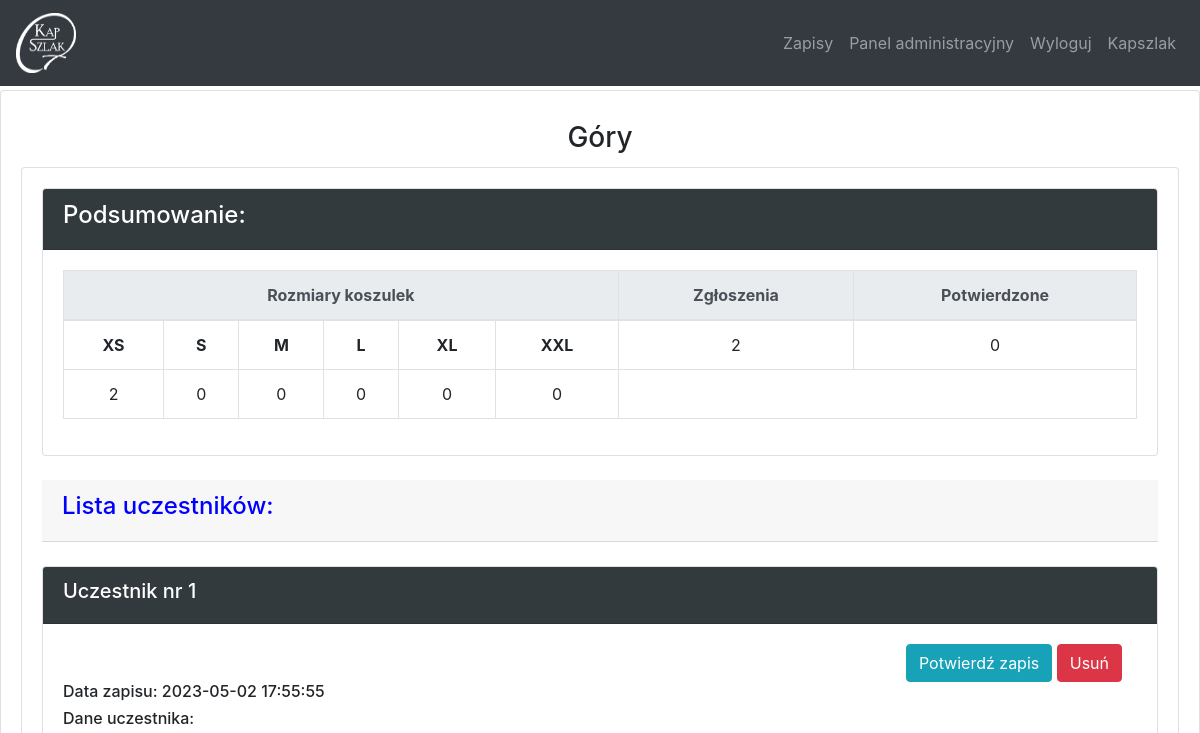
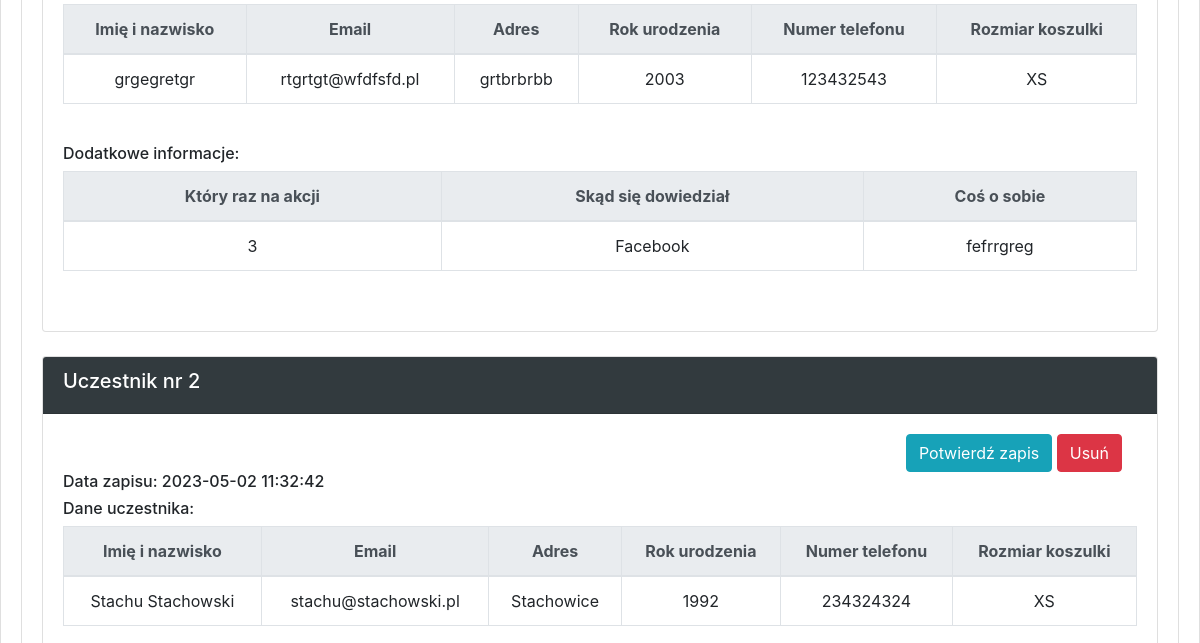
Page /dashboard/eventview?event_id=1 (signed in, upper part) on the earlier database version (2 pictures, top to bottom).
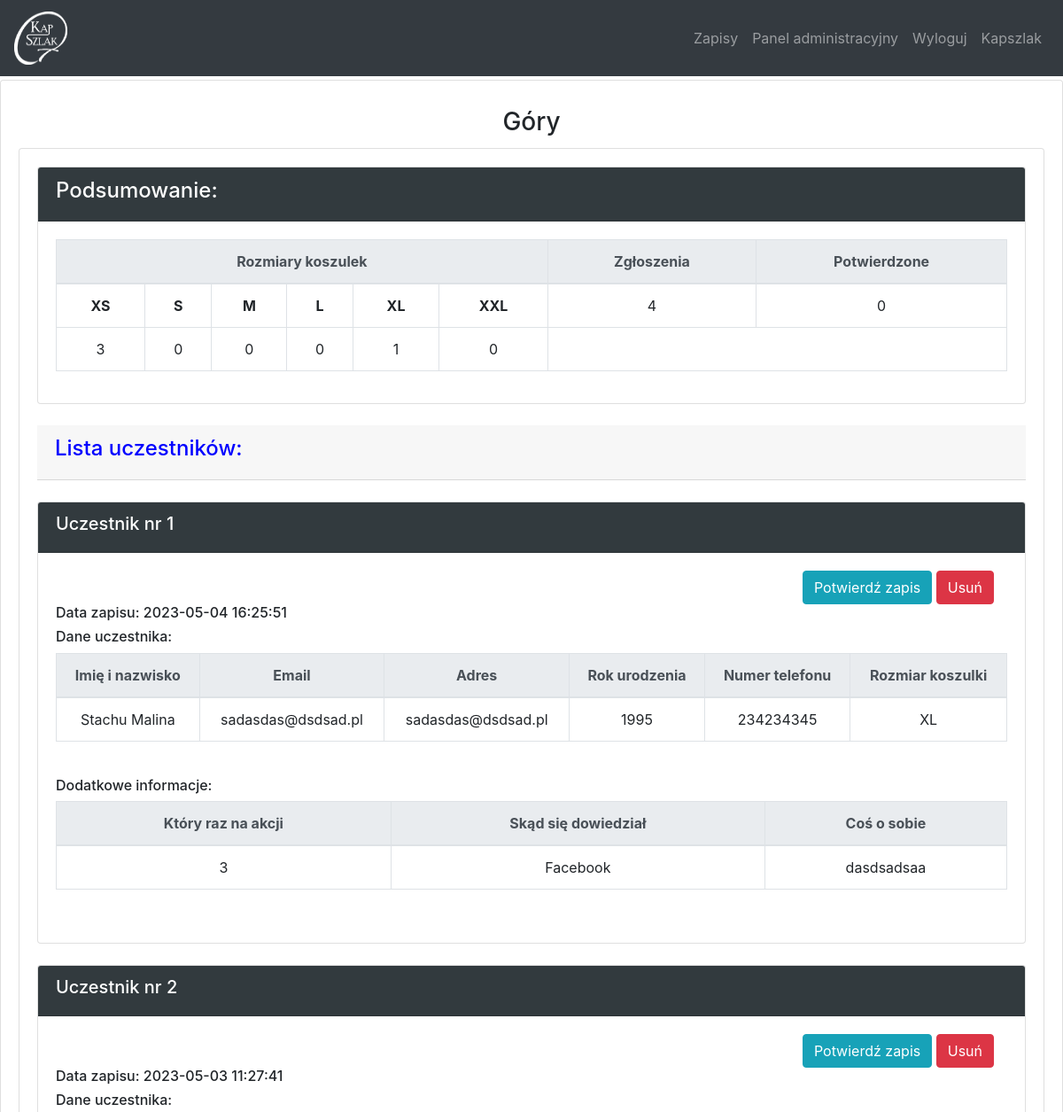
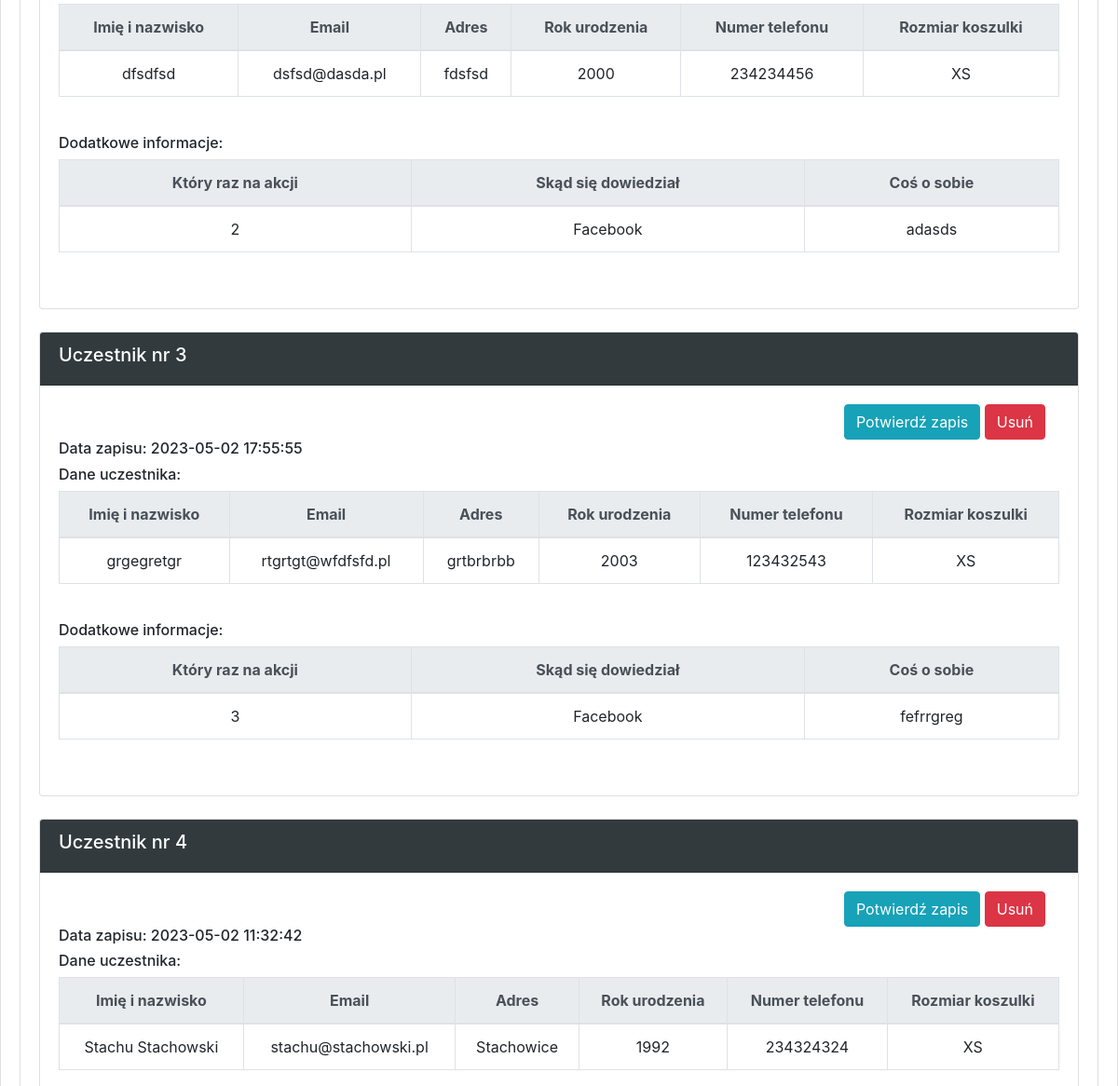
Same page on the later database version (2 pictures, top to bottom).
### website/models.py (models this page shows)
class Signup(db.Model):
    id = db.Column(db.Integer, primary_key=True)
    event_id = db.Column(db.Integer, db.ForeignKey('events.id'))
    date  = db.Column(db.DateTime)
    person = db.relationship('Person', backref='signup')
    basic = db.relationship('Basic', backref='signup')
    winter = db.relationship('Winter', backref='signup')
    turnament = db.relationship('Turnament', backref='signup')
    older = db.relationship('Older', backref='signup')

class Person(db.Model):
    id = db.Column(db.Integer, primary_key=True)
    signup_id = db.Column(db.Integer, db.ForeignKey('signup.id'))
    is_verified = db.Column(db.Boolean, default=False)
    is_contact = db.Column(db.Boolean, default=True)
    name = db.Column(db.String(300))
    email = db.Column(db.String(300))
    adress = db.Column(db.String(300))
    year = db.Column(db.Integer)
    telNum = db.Column(db.Integer)
    selectSize = db.Column(db.String(10))
    weight = db.Column(db.Integer)
    height = db.Column(db.Integer)

class Basic(db.Model):
    id = db.Column(db.Integer, primary_key=True)
    signup_id = db.Column(db.Integer, db.ForeignKey('signup.id'))
    howMany = db.Column(db.Integer)
    whereKnew = db.Column(db.String(300))
    intro = db.Column(db.String(500))

### website/views.py (the view, shortened to what this page needs)
@views.route('/dashboard/eventview', methods=['GET', 'POST'])
@login_required
def event_view():
    event_id = request.args.get('event_id', None)
    if event_id.isnumeric():
        event = Events.query.get(int(event_id))
        if event:
            sn_lst = event.signup
            sn_lst = sorted(sn_lst, key=lambda signup: signup.id, reverse=True)
            dic = get_sumup(event, sn_lst)
            if event.temp_id != 3:
                return render_template('event_view.html', event=event, sn_lst=sn_lst, user=current_user, dic=dic)
        else:
            raise TypeError
    else:
        abort(400)

### website/templates/event_view.html (shortened to what this page needs)
{% extends "base.html" %}
{% block content %}
<div class="card">
		    <div class="card-body">
		    	<h3 class="card-title" align="center">{{ event.name }}</h3>
		    	<div class="card">
		    		<div class="card-body">
		    		{% if event.temp_id == 1 %}
			    		{% include 'signup_view/ev1.html' %}
			    	{% elif event.temp_id == 2 %}
			    		{% include 'signup_view/ev2.html' %}
			    	{% elif event.temp_id == 3 %}
			    		{% include 'signup_view/ev3.html' %}
			    	{% elif event.temp_id == 4 %}
			    		{% include 'signup_view/ev4.html' %}
			    	{% elif event.temp_id == 5 %}
			    		{% include 'signup_view/ev5.html' %}
			    	{% elif event.temp_id == 6 %}
			    		{% include 'signup_view/ev6.html' %}
			    	{% endif %}
		    		</div>
		</div>
	</div>
</div>
{% endblock %}

### website/templates/signup_view/ev1.html (shortened to what the changed rows need)
<div class="card">
<div class="card-body">
<table class="table table-bordered">
                          <thead class="thead-light" align="center">
                            <tr>
                            <th colspan="6">Rozmiary koszulek</th>
                              <th scope="col">Zgłoszenia</th>
                              <th scope="col">Potwierdzone</th>
                            </tr>
                          </thead>
                          <tbody align="center">
                            <tr>
                                <td><b>XS</b></td>
                              <td><b>S</b></td>
                              <td><b>M</b></td>
                              <td><b>L</b></td>
                              <td><b>XL</b></td>
                              <td><b>XXL</b></td>
                              <td>{{ dic['num_signup'] }}</td>
                              <td>{{ dic['num_active'] }}</td>
                            </tr>
                            <tr>
                              <td>{{ dic['xs'] }}</td>
                              <td>{{ dic['s'] }}</td>
                              <td>{{ dic['m'] }}</td>
                              <td>{{ dic['l'] }}</td>
                              <td>{{ dic['xl'] }}</td>
                              <td>{{ dic['xxl'] }}</td>
                            </tr>
                    </tbody>
                        </table>
                      </div>
</div>
<br>
<br>
{% for signup in sn_lst %}
<div class="card">
    <div class="card-header" style="background-color: #323a3e">
<h5><font color="white">Uczestnik nr {{ loop.index }}</font></h5>
</div>
    {% for item in signup.person %}
    <div class="card-body">
      <div class="col-md-12 text-right">
        {% if not item.is_verified %}
        <a href="/signup-verified?event_id={{ event.id }}&person_id={{ item.id }}"><button type="button" class="btn btn-info">Potwierdź zapis</button></a>
        {% else %}
        <button type="button" class="btn btn-success" disabled>Zgłoszenie potwierdzone</button>
        {% endif %}
        {% if event.is_active %}
        <a href="/delete?event_id={{ event.id }}&signup_id={{ signup.id }}"><button type="button" class="btn btn-danger">Usuń</button></a>
        {% endif %}
      </div>
<h6>Data zapisu: {{ signup.date }}</h6>
<h6>Dane uczestnika:</h6>
<table class="table table-bordered">
                          <thead class="thead-light" align="center">
                            <tr>
                              <th scope="col">Imię i nazwisko</th>
                              <th scope="col">Email</th>
                              <th scope="col">Adres</th>
                              <th scope="col">Rok urodzenia</th>
                              <th scope="col">Numer telefonu</th>
                              <th scope="col">Rozmiar koszulki</th>
                            </tr>
                          </thead>
                          <tbody align="center">
                            <tr>
                              <td>{{ item.name }}</td>
                              <td>{{ item.email }}</td>
                              <td>{{ item.adress }}</td>
                              <td>{{ item.year }}</td>
                              <td>{{ item.telNum }}</td>
                              <td>{{ item.selectSize }}</td>
                            </tr>
                          </tbody>
                        </table>
               {% endfor %}
               <br>
{% for item in signup.basic %}
<h6>Dodatkowe informacje:</h6>
<table class="table table-bordered">
                          <thead class="thead-light" align="center">
                            <tr>
                              <th scope="col">Który raz na akcji</th>
                              <th scope="col">Skąd się dowiedział</th>
                              <th scope="col">Coś o sobie</th>
                            </tr>
                          </thead>
                          <tbody align="center">
                            <tr>
                              <td>{{ item.howMany }}</td>
                              <td>{{ item.whereKnew }}</td>
                              <td>{{ item.intro }}</td>
                            </tr>
                          </tbody>
                        </table>
               {% endfor %}
               <br>
             </div>
           </div><br>
               {% endfor %}

Differences in the rows shown:
added Signup: date "2023-05-04 16:25:51"
added Person: name "Stachu Malina", email "sadasdas@dsdsad.pl", adress "sadasdas@dsdsad.pl", year "1995", telNum "234234345", selectSize "XL"
added Basic: howMany "3", whereKnew "Facebook", intro "dasdsadsaa"
added Signup: date "2023-05-03 11:27:41"
added Person: name "dfsdfsd", email "dsfsd@dasda.pl", adress "fdsfsd", year "2000", telNum "234234456", selectSize "XS"
added Basic: howMany "2", whereKnew "Facebook", intro "adasds"
Other differences:
{{ dic['num_signup'] }}: "2" → "4"
{{ dic['xs'] }}: "2" → "3"
{{ dic['xl'] }}: "0" → "1"
